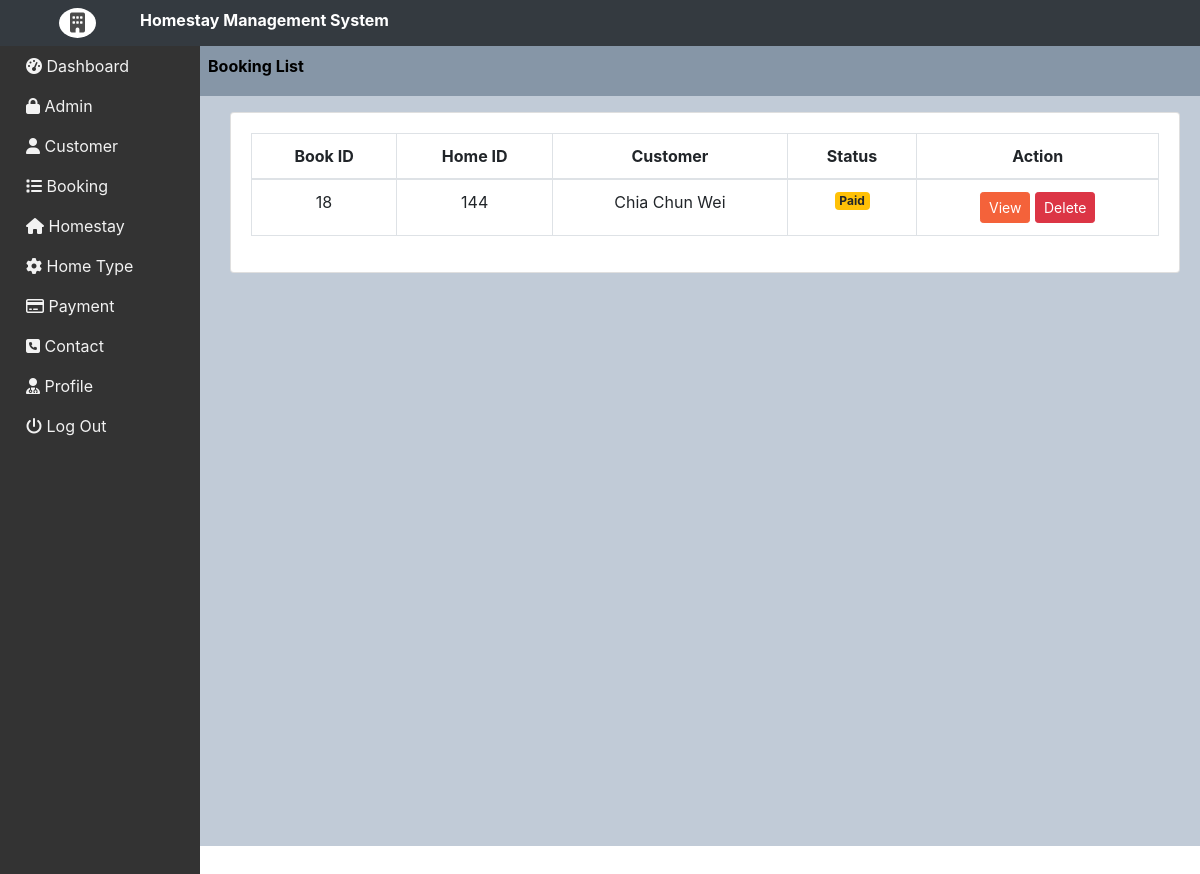
Page /admin/admin/booking.php on the committed database.
### tables this page shows
CREATE TABLE `booking_details` (
  `id` int(11) NOT NULL,
  `home_id` int(11) NOT NULL,
  `cus_id` int(10) NOT NULL,
  `name` varchar(50) NOT NULL,
  `email` varchar(50) NOT NULL,
  `phone` varchar(50) NOT NULL,
  `cus_ic` varchar(15) NOT NULL,
  `checkin_date` text NOT NULL,
  `checkout_date` text NOT NULL,
  `message` varchar(5000) NOT NULL,
  `price_per_night` varchar(50) NOT NULL,
  `num_of_day` varchar(10) NOT NULL,
  `total_payment` int(50) NOT NULL,
  `status` varchar(50) NOT NULL,
  `book_time` timestamp(6) NOT NULL DEFAULT current_timestamp(6)
);

### admin/admin/booking.php (the view, shortened to what this page needs)
</head>
<?php include("menu.php");?>
	<div style="margin-left:180px;padding:0px 20px;height:100%; margin-right:-30px;">
	<div class="out">
	<div class="up">
				<ul>
					<li class="atv"><a href="booking.php">Booking List</a></li>
				</ul>
			</div>
		<div class="container-fluid">
	<div class="col-lg-12">
		<div class="row mt-3">
			<div class="col-md-12">
				<div class="card">
					<div class="card-body">
						<table class="table table-bordered">
							<thead>
								<th class="text-center">Book ID</th>
								<th class="text-center">Home ID</th>
								<th class="text-center">Customer</th>
								<th class="text-center">Status</th>
								<th class="text-center">Action</th>
							</thead>
					<?php
			$result = mysqli_query($connect, "SELECT * from booking_details");
	         while($row = mysqli_fetch_assoc($result))
				{
				?>
				<tr>
					<td class="text-center"><?php echo $row['id'];?></td>
					<td class="text-center"><?php echo $row['home_id'];?></td>
					<td class="text-center"><?php echo $row['name'];?></td>
					<td class="text-center"><span class="badge badge-warning"><?php echo $row['status'];?></span></td>
					<td class="text-center">
						<a href="view_booking.php?edit&id=<?php echo $row ['id'];?>"><button class="btn btn-sm btn-primary check_out" type="button">View</button></a>
						<a href="booking.php?delete&id=<?php echo $row['id'];?>"onclick="return confirmation();"><button class="btn btn-sm btn-danger delete_cat" type="button">Delete</button></a>
					</td>
				</tr>
				<?php
				}
			?>
				</table>
			</div>
		</div>
		</div>
</div>
</div>
</div>
</div>
</div>

### admin/admin/design.css (style rules this page uses)
body { margin:0; overflow:scroll; }

### admin/admin/booking.php (style rules this page uses)
body { overflow:hidden; }
.out { background-color:#EFF8FB; height:100% }
.up ul { background-size:50%; height:50px; background-color:#7087A3; padding:8px; }
.up li { float:left; margin-right:30px; list-style-type:none; }
.up li a { text-decoration:none; color:white; }
.up .atv { height:35px; font-weight: bold }
.up .atv a { color:black; }
.row { text-align:left; }

### admin/admin/menu.php (style rules this page uses)
body { overflow:scroll; }
.out { background-color:#c1cbd7; height:100% }
.up ul { background-size:50%; height:50px; background-color:#8696a7; padding:8px; }
.up li { float:left; margin-right:30px; list-style-type:none; }
.up li a { text-decoration:none; color:white; }
.up .atv { height:5px; font-weight: bold; }
.up .atv a { color:black; }

### rows in the picture
booking_details: id "18", home "144", name "Chia Chun Wei", status "Paid"
